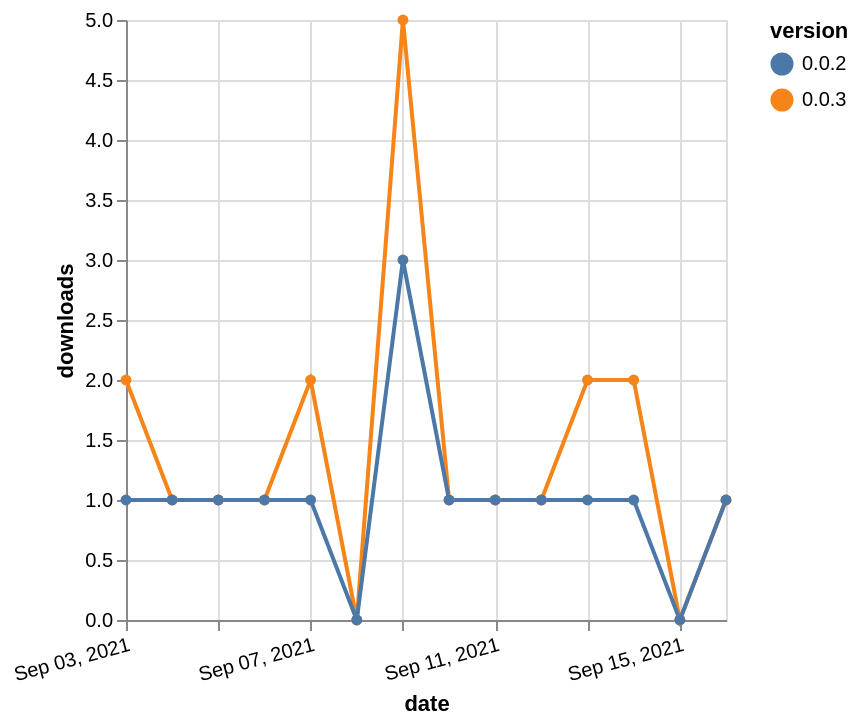

Here is the Vega-Lite specification saved for this chart:
### Vega-Lite specification from a JSON file in a GitHub repository (floating-point values rounded to 4 significant figures)
{"$schema": "https://vega.github.io/schema/vega-lite/v5.json", "description": "A simple bar chart with embedded data.", "data": {"values": [{"date": "2021-09-03", "total": 380, "delta": 2, "version": "0.0.3"}, {"date": "2021-09-04", "total": 381, "delta": 1, "version": "0.0.3"}, {"date": "2021-09-05", "total": 382, "delta": 1, "version": "0.0.3"}, {"date": "2021-09-06", "total": 383, "delta": 1, "version": "0.0.3"}, {"date": "2021-09-07", "total": 385, "delta": 2, "version": "0.0.3"}, {"date": "2021-09-08", "total": 385, "delta": 0, "version": "0.0.3"}, {"date": "2021-09-09", "total": 390, "delta": 5, "version": "0.0.3"}, {"date": "2021-09-10", "total": 391, "delta": 1, "version": "0.0.3"}, {"date": "2021-09-11", "total": 392, "delta": 1, "version": "0.0.3"}, {"date": "2021-09-12", "total": 393, "delta": 1, "version": "0.0.3"}, {"date": "2021-09-13", "total": 395, "delta": 2, "version": "0.0.3"}, {"date": "2021-09-14", "total": 397, "delta": 2, "version": "0.0.3"}, {"date": "2021-09-15", "total": 397, "delta": 0, "version": "0.0.3"}, {"date": "2021-09-16", "total": 398, "delta": 1, "version": "0.0.3"}, {"date": "2021-09-03", "total": 191, "delta": 1, "version": "0.0.2"}, {"date": "2021-09-04", "total": 192, "delta": 1, "version": "0.0.2"}, {"date": "2021-09-05", "total": 193, "delta": 1, "version": "0.0.2"}, {"date": "2021-09-06", "total": 194, "delta": 1, "version": "0.0.2"}, {"date": "2021-09-07", "total": 195, "delta": 1, "version": "0.0.2"}, {"date": "2021-09-08", "total": 195, "delta": 0, "version": "0.0.2"}, {"date": "2021-09-09", "total": 198, "delta": 3, "version": "0.0.2"}, {"date": "2021-09-10", "total": 199, "delta": 1, "version": "0.0.2"}, {"date": "2021-09-11", "total": 200, "delta": 1, "version": "0.0.2"}, {"date": "2021-09-12", "total": 201, "delta": 1, "version": "0.0.2"}, {"date": "2021-09-13", "total": 202, "delta": 1, "version": "0.0.2"}, {"date": "2021-09-14", "total": 203, "delta": 1, "version": "0.0.2"}, {"date": "2021-09-15", "total": 203, "delta": 0, "version": "0.0.2"}, {"date": "2021-09-16", "total": 204, "delta": 1, "version": "0.0.2"}]}, "width": "container", "mark": {"type": "line", "point": {"filled": true}}, "encoding": {"x": {"field": "date", "type": "temporal", "timeUnit": "yearmonthdate", "title": "date", "axis": {"labelAngle": -15}}, "y": {"field": "delta", "type": "quantitative", "title": "downloads"}, "color": {"field": "version", "type": "nominal"}, "tooltip": {"field": "delta"}}}
